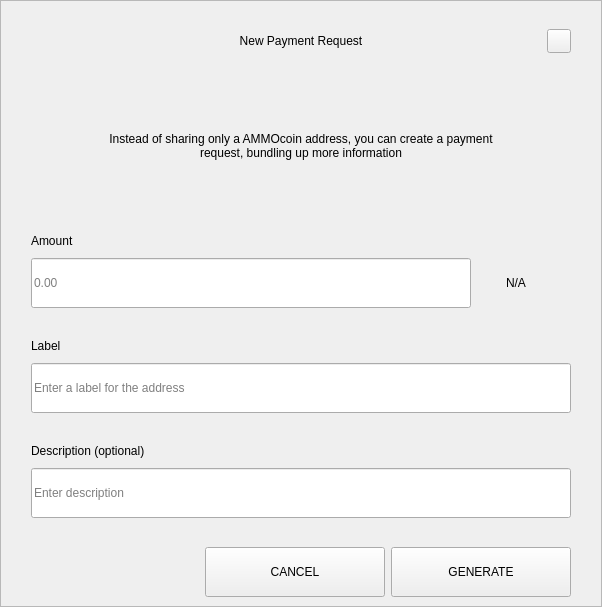
<?xml version="1.0" encoding="UTF-8"?>
<ui version="4.0">
 <class>RequestDialog</class>
 <widget class="QDialog" name="RequestDialog">
  <property name="geometry">
   <rect>
    <x>0</x>
    <y>0</y>
    <width>602</width>
    <height>607</height>
   </rect>
  </property>
  <property name="windowTitle">
   <string notr="true">N/A</string>
  </property>
  <layout class="QVBoxLayout" name="verticalLayout_5">
   <property name="spacing">
    <number>0</number>
   </property>
   <property name="leftMargin">
    <number>0</number>
   </property>
   <property name="topMargin">
    <number>0</number>
   </property>
   <property name="rightMargin">
    <number>0</number>
   </property>
   <property name="bottomMargin">
    <number>0</number>
   </property>
   <item>
    <widget class="QFrame" name="frame">
     <property name="styleSheet">
      <string notr="true"/>
     </property>
     <property name="frameShape">
      <enum>QFrame::StyledPanel</enum>
     </property>
     <property name="frameShadow">
      <enum>QFrame::Raised</enum>
     </property>
     <layout class="QVBoxLayout" name="verticalLayout_4" stretch="1,0,0">
      <property name="spacing">
       <number>0</number>
      </property>
      <property name="leftMargin">
       <number>30</number>
      </property>
      <property name="topMargin">
       <number>20</number>
      </property>
      <property name="rightMargin">
       <number>30</number>
      </property>
      <property name="bottomMargin">
       <number>0</number>
      </property>
      <item>
       <layout class="QHBoxLayout" name="horizontalLayout_3">
        <property name="spacing">
         <number>0</number>
        </property>
        <item>
         <spacer name="horizontalSpacer_21">
          <property name="orientation">
           <enum>Qt::Horizontal</enum>
          </property>
          <property name="sizeHint" stdset="0">
           <size>
            <width>40</width>
            <height>20</height>
           </size>
          </property>
         </spacer>
        </item>
        <item>
         <widget class="QLabel" name="labelTitle">
          <property name="minimumSize">
           <size>
            <width>0</width>
            <height>40</height>
           </size>
          </property>
          <property name="maximumSize">
           <size>
            <width>16777215</width>
            <height>40</height>
           </size>
          </property>
          <property name="styleSheet">
           <string notr="true">padding-left:24px;</string>
          </property>
          <property name="text">
           <string>New Payment Request</string>
          </property>
          <property name="alignment">
           <set>Qt::AlignCenter</set>
          </property>
          <property name="margin">
           <number>7</number>
          </property>
         </widget>
        </item>
        <item>
         <spacer name="horizontalSpacer">
          <property name="orientation">
           <enum>Qt::Horizontal</enum>
          </property>
          <property name="sizeHint" stdset="0">
           <size>
            <width>40</width>
            <height>20</height>
           </size>
          </property>
         </spacer>
        </item>
        <item>
         <widget class="QPushButton" name="btnEsc">
          <property name="minimumSize">
           <size>
            <width>24</width>
            <height>24</height>
           </size>
          </property>
          <property name="maximumSize">
           <size>
            <width>24</width>
            <height>24</height>
           </size>
          </property>
          <property name="focusPolicy">
           <enum>Qt::NoFocus</enum>
          </property>
          <property name="text">
           <string/>
          </property>
         </widget>
        </item>
       </layout>
      </item>
      <item>
       <widget class="QStackedWidget" name="stack">
        <property name="minimumSize">
         <size>
          <width>540</width>
          <height>0</height>
         </size>
        </property>
        <property name="maximumSize">
         <size>
          <width>540</width>
          <height>16777215</height>
         </size>
        </property>
        <property name="currentIndex">
         <number>0</number>
        </property>
        <widget class="QWidget" name="page_1">
         <property name="minimumSize">
          <size>
           <width>540</width>
           <height>0</height>
          </size>
         </property>
         <property name="maximumSize">
          <size>
           <width>540</width>
           <height>16777215</height>
          </size>
         </property>
         <layout class="QVBoxLayout" name="layout1">
          <property name="spacing">
           <number>0</number>
          </property>
          <property name="leftMargin">
           <number>0</number>
          </property>
          <property name="topMargin">
           <number>0</number>
          </property>
          <property name="rightMargin">
           <number>0</number>
          </property>
          <property name="bottomMargin">
           <number>0</number>
          </property>
          <item>
           <spacer name="verticalSpacer_21">
            <property name="orientation">
             <enum>Qt::Vertical</enum>
            </property>
            <property name="sizeType">
             <enum>QSizePolicy::Fixed</enum>
            </property>
            <property name="sizeHint" stdset="0">
             <size>
              <width>20</width>
              <height>30</height>
             </size>
            </property>
           </spacer>
          </item>
          <item alignment="Qt::AlignHCenter">
           <widget class="QLabel" name="labelMessage">
            <property name="minimumSize">
             <size>
              <width>400</width>
              <height>50</height>
             </size>
            </property>
            <property name="text">
             <string>Instead of sharing only a AMMOcoin address, you can create a payment request, bundling up more information</string>
            </property>
            <property name="alignment">
             <set>Qt::AlignCenter</set>
            </property>
            <property name="wordWrap">
             <bool>true</bool>
            </property>
           </widget>
          </item>
          <item alignment="Qt::AlignBottom">
           <widget class="QWidget" name="containerAmount" native="true">
            <layout class="QVBoxLayout" name="verticalLayout">
             <property name="spacing">
              <number>9</number>
             </property>
             <property name="leftMargin">
              <number>0</number>
             </property>
             <property name="topMargin">
              <number>0</number>
             </property>
             <property name="rightMargin">
              <number>0</number>
             </property>
             <property name="bottomMargin">
              <number>0</number>
             </property>
             <item>
              <widget class="QLabel" name="labelSubtitleAmount">
               <property name="minimumSize">
                <size>
                 <width>350</width>
                 <height>16</height>
                </size>
               </property>
               <property name="maximumSize">
                <size>
                 <width>16777215</width>
                 <height>16</height>
                </size>
               </property>
               <property name="text">
                <string>Amount</string>
               </property>
              </widget>
             </item>
             <item alignment="Qt::AlignTop">
              <widget class="QWidget" name="layoutAmount" native="true">
               <layout class="QHBoxLayout" name="horizontalLayout" stretch="2,0">
                <property name="spacing">
                 <number>0</number>
                </property>
                <property name="leftMargin">
                 <number>0</number>
                </property>
                <property name="topMargin">
                 <number>0</number>
                </property>
                <property name="rightMargin">
                 <number>0</number>
                </property>
                <property name="bottomMargin">
                 <number>0</number>
                </property>
                <item>
                 <widget class="QLineEdit" name="lineEditAmount">
                  <property name="minimumSize">
                   <size>
                    <width>0</width>
                    <height>50</height>
                   </size>
                  </property>
                  <property name="maximumSize">
                   <size>
                    <width>16777215</width>
                    <height>50</height>
                   </size>
                  </property>
                  <property name="placeholderText">
                   <string notr="true">0.00</string>
                  </property>
                 </widget>
                </item>
                <item>
                 <widget class="QWidget" name="comboContainer" native="true">
                  <property name="minimumSize">
                   <size>
                    <width>100</width>
                    <height>50</height>
                   </size>
                  </property>
                  <property name="maximumSize">
                   <size>
                    <width>16777215</width>
                    <height>50</height>
                   </size>
                  </property>
                  <layout class="QHBoxLayout" name="horizontalLayout_31">
                   <property name="spacing">
                    <number>0</number>
                   </property>
                   <property name="leftMargin">
                    <number>0</number>
                   </property>
                   <property name="topMargin">
                    <number>0</number>
                   </property>
                   <property name="rightMargin">
                    <number>10</number>
                   </property>
                   <property name="bottomMargin">
                    <number>0</number>
                   </property>
                   <item>
                    <widget class="QLabel" name="comboBoxCoin">
                     <property name="text">
                      <string notr="true">N/A</string>
                     </property>
                     <property name="alignment">
                      <set>Qt::AlignCenter</set>
                     </property>
                    </widget>
                   </item>
                  </layout>
                 </widget>
                </item>
               </layout>
              </widget>
             </item>
            </layout>
           </widget>
          </item>
          <item>
           <spacer name="verticalSpacer_31">
            <property name="orientation">
             <enum>Qt::Vertical</enum>
            </property>
            <property name="sizeType">
             <enum>QSizePolicy::Fixed</enum>
            </property>
            <property name="sizeHint" stdset="0">
             <size>
              <width>20</width>
              <height>30</height>
             </size>
            </property>
           </spacer>
          </item>
          <item>
           <layout class="QVBoxLayout" name="verticalLayoutLabel">
            <property name="spacing">
             <number>9</number>
            </property>
            <item>
             <widget class="QLabel" name="labelSubtitleLabel">
              <property name="minimumSize">
               <size>
                <width>0</width>
                <height>16</height>
               </size>
              </property>
              <property name="maximumSize">
               <size>
                <width>16777215</width>
                <height>16</height>
               </size>
              </property>
              <property name="text">
               <string>Label</string>
              </property>
             </widget>
            </item>
            <item>
             <widget class="QLineEdit" name="lineEditLabel">
              <property name="minimumSize">
               <size>
                <width>0</width>
                <height>50</height>
               </size>
              </property>
              <property name="maximumSize">
               <size>
                <width>16777215</width>
                <height>50</height>
               </size>
              </property>
              <property name="placeholderText">
               <string>Enter a label for the address</string>
              </property>
             </widget>
            </item>
           </layout>
          </item>
          <item>
           <spacer name="verticalSpacer_34">
            <property name="orientation">
             <enum>Qt::Vertical</enum>
            </property>
            <property name="sizeType">
             <enum>QSizePolicy::Fixed</enum>
            </property>
            <property name="sizeHint" stdset="0">
             <size>
              <width>20</width>
              <height>30</height>
             </size>
            </property>
           </spacer>
          </item>
          <item>
           <layout class="QVBoxLayout" name="verticalLayoutDescription">
            <property name="spacing">
             <number>9</number>
            </property>
            <item>
             <widget class="QLabel" name="labelSubtitleDescription">
              <property name="minimumSize">
               <size>
                <width>0</width>
                <height>16</height>
               </size>
              </property>
              <property name="maximumSize">
               <size>
                <width>16777215</width>
                <height>16</height>
               </size>
              </property>
              <property name="text">
               <string>Description (optional)</string>
              </property>
             </widget>
            </item>
            <item>
             <widget class="QLineEdit" name="lineEditDescription">
              <property name="minimumSize">
               <size>
                <width>0</width>
                <height>50</height>
               </size>
              </property>
              <property name="maximumSize">
               <size>
                <width>16777215</width>
                <height>50</height>
               </size>
              </property>
              <property name="placeholderText">
               <string>Enter description</string>
              </property>
             </widget>
            </item>
            <item>
             <spacer name="verticalSpacer_4">
              <property name="orientation">
               <enum>Qt::Vertical</enum>
              </property>
              <property name="sizeType">
               <enum>QSizePolicy::Fixed</enum>
              </property>
              <property name="sizeHint" stdset="0">
               <size>
                <width>20</width>
                <height>20</height>
               </size>
              </property>
             </spacer>
            </item>
           </layout>
          </item>
         </layout>
        </widget>
        <widget class="QWidget" name="page_2">
         <layout class="QVBoxLayout" name="layout2">
          <item>
           <spacer name="verticalSpacer_5">
            <property name="orientation">
             <enum>Qt::Vertical</enum>
            </property>
            <property name="sizeType">
             <enum>QSizePolicy::Fixed</enum>
            </property>
            <property name="sizeHint" stdset="0">
             <size>
              <width>20</width>
              <height>50</height>
             </size>
            </property>
           </spacer>
          </item>
          <item alignment="Qt::AlignHCenter">
           <widget class="QLabel" name="labelQrImg">
            <property name="minimumSize">
             <size>
              <width>260</width>
              <height>260</height>
             </size>
            </property>
            <property name="maximumSize">
             <size>
              <width>260</width>
              <height>260</height>
             </size>
            </property>
            <property name="text">
             <string/>
            </property>
            <property name="alignment">
             <set>Qt::AlignCenter</set>
            </property>
           </widget>
          </item>
          <item>
           <spacer name="verticalSpacer_2">
            <property name="orientation">
             <enum>Qt::Vertical</enum>
            </property>
            <property name="sizeType">
             <enum>QSizePolicy::Fixed</enum>
            </property>
            <property name="sizeHint" stdset="0">
             <size>
              <width>20</width>
              <height>30</height>
             </size>
            </property>
           </spacer>
          </item>
          <item alignment="Qt::AlignHCenter">
           <widget class="QLabel" name="labelAddress">
            <property name="text">
             <string notr="true">N/A </string>
            </property>
           </widget>
          </item>
          <item>
           <spacer name="verticalSpacer_32">
            <property name="orientation">
             <enum>Qt::Vertical</enum>
            </property>
            <property name="sizeType">
             <enum>QSizePolicy::Expanding</enum>
            </property>
            <property name="sizeHint" stdset="0">
             <size>
              <width>20</width>
              <height>20</height>
             </size>
            </property>
           </spacer>
          </item>
          <item>
           <layout class="QHBoxLayout" name="horizontal">
            <property name="leftMargin">
             <number>20</number>
            </property>
            <property name="rightMargin">
             <number>20</number>
            </property>
            <property name="bottomMargin">
             <number>20</number>
            </property>
            <item>
             <spacer name="horizontalSpacer_4">
              <property name="orientation">
               <enum>Qt::Horizontal</enum>
              </property>
              <property name="sizeHint" stdset="0">
               <size>
                <width>40</width>
                <height>20</height>
               </size>
              </property>
             </spacer>
            </item>
            <item>
             <widget class="QPushButton" name="btnCopyAddress">
              <property name="minimumSize">
               <size>
                <width>180</width>
                <height>50</height>
               </size>
              </property>
              <property name="text">
               <string>COPY ADDRESS</string>
              </property>
             </widget>
            </item>
            <item>
             <widget class="QPushButton" name="btnCopyUrl">
              <property name="minimumSize">
               <size>
                <width>180</width>
                <height>50</height>
               </size>
              </property>
              <property name="text">
               <string>COPY URL</string>
              </property>
             </widget>
            </item>
            <item>
             <spacer name="horizontalSpacer_2">
              <property name="orientation">
               <enum>Qt::Horizontal</enum>
              </property>
              <property name="sizeHint" stdset="0">
               <size>
                <width>40</width>
                <height>20</height>
               </size>
              </property>
             </spacer>
            </item>
           </layout>
          </item>
         </layout>
        </widget>
       </widget>
      </item>
      <item>
       <widget class="QWidget" name="buttonsStack" native="true">
        <layout class="QHBoxLayout" name="horizontalLayout_5">
         <property name="leftMargin">
          <number>20</number>
         </property>
         <property name="rightMargin">
          <number>0</number>
         </property>
         <item>
          <spacer name="horizontalSpacer_41">
           <property name="orientation">
            <enum>Qt::Horizontal</enum>
           </property>
           <property name="sizeHint" stdset="0">
            <size>
             <width>40</width>
             <height>20</height>
            </size>
           </property>
          </spacer>
         </item>
         <item>
          <widget class="QPushButton" name="btnCancel">
           <property name="minimumSize">
            <size>
             <width>180</width>
             <height>50</height>
            </size>
           </property>
           <property name="focusPolicy">
            <enum>Qt::NoFocus</enum>
           </property>
           <property name="text">
            <string>CANCEL</string>
           </property>
          </widget>
         </item>
         <item>
          <widget class="QPushButton" name="btnSave">
           <property name="minimumSize">
            <size>
             <width>180</width>
             <height>50</height>
            </size>
           </property>
           <property name="focusPolicy">
            <enum>Qt::NoFocus</enum>
           </property>
           <property name="text">
            <string>GENERATE</string>
           </property>
          </widget>
         </item>
        </layout>
       </widget>
      </item>
     </layout>
    </widget>
   </item>
  </layout>
 </widget>
 <resources/>
 <connections/>
</ui>
